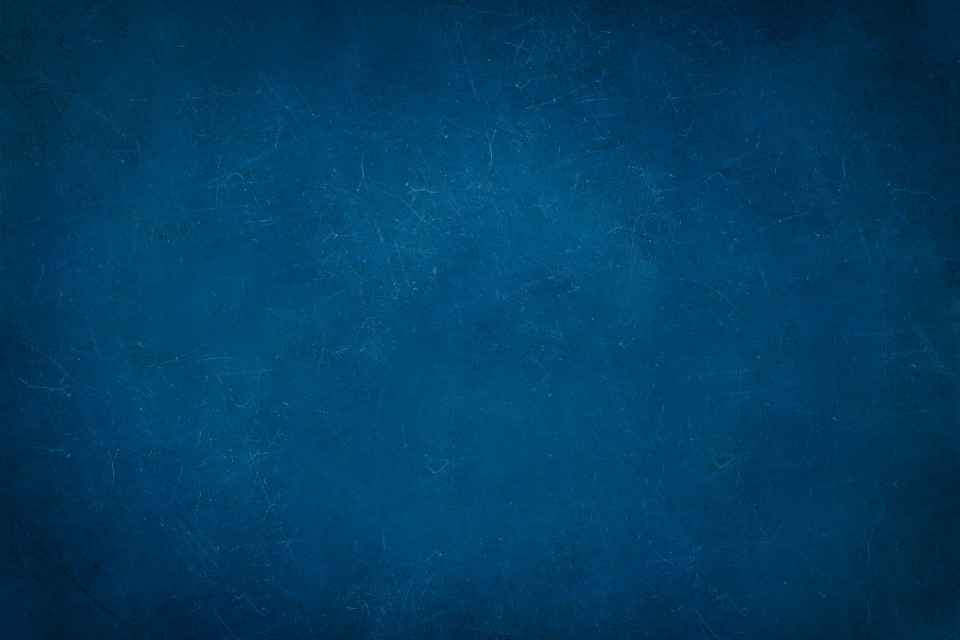
#> input picture samples/bg_blue.jpg, 1920 x 1280 px (shown at 1/2 size)
$ python cv_measure.py ../../samples/bg_blue.jpg   (older library calls are emulated)
#> lines starting #> are read from the running program, lines starting #| are printed output that depends on the picture
#!/usr/bin/env python3
"""Per-shot focus measurement for the video QC recipe.

focus_peak — how sharp the sharpest part of a shot is:
  sample up to 8 frames evenly (an image counts as one frame), resize to height 540,
  split each frame into a 6x10 grid, take the Laplacian variance of every cell,
  take each frame's 95th percentile, and report the median across frames.

Why the peak and not the whole-frame variance (2026-09-24, S measurement): a
shallow-depth close-up has a blurred background by design, so whole-frame variance
put healthy close-ups (44-68) level with blurred controls. The sharpest cells keep
them apart (healthy close-up 239-256 vs gblur=3 controls 36-208).

Output: one JSON line {"results": [{"path": ..., "focus_peak": number | null,
"frames": n, "face_frames": n, "face_center_x": number | null}]}.
A path that cannot be read yields null — "not measured", never 0.
"""
import json
import sys

import cv2
import numpy as np

FRAMES = 8
HEIGHT = 540
GRID_Y, GRID_X = 10, 6


def frames_of(path):
    image = cv2.imread(path)
    if image is not None:
        return [image]
    capture = cv2.VideoCapture(path)
    if not capture.isOpened():
        return []
    total = int(capture.get(cv2.CAP_PROP_FRAME_COUNT) or 0)
    total = total or 1
    picks = [int((i + 0.5) * total / FRAMES) for i in range(FRAMES)]
    frames = []
    for index in picks:
        capture.set(cv2.CAP_PROP_POS_FRAMES, index)
        ok, frame = capture.read()
        if ok and frame is not None:
            frames.append(frame)
    capture.release()
    return frames


def focus_peak(frames):
    # 🅢 프로토타입(~/tmp/cv-prototype/cv_focus.py)과 «같은 자» — 문턱(<100)이 이 자로 잰 값이다(2026-09-24 대조):
    #   컬러로 높이 540 에 맞춘 뒤 회색조 · 프레임 «전체»에 Laplacian · 세로 10 × 가로 6 칸 분산 ·
    #   프레임마다 95 백분위 → 프레임들의 중앙값. (첫 판은 칸마다 Laplacian · 6×10 · 모은 칸 한 번에 95% 라 값이 갈렸다.)
    peaks = []
    for frame in frames:
        height, width = frame.shape[:2]
        if height == 0 or width == 0:
            continue
        resized = cv2.resize(frame, (int(width * HEIGHT / height), HEIGHT))
        lap = cv2.Laplacian(cv2.cvtColor(resized, cv2.COLOR_BGR2GRAY), cv2.CV_64F)
        rows, cols = lap.shape
        tiles = [lap[y * rows // GRID_Y:(y + 1) * rows // GRID_Y, x * cols // GRID_X:(x + 1) * cols // GRID_X].var()
                 for y in range(GRID_Y) for x in range(GRID_X)]
        peaks.append(float(np.percentile(tiles, 95)))
    if not peaks:
        return None
    return float(np.median(peaks))


def face_center(frames, cascade):
    centers = []
    for frame in frames:
        height, width = frame.shape[:2]
        if height == 0 or width == 0:
            continue
        resized = cv2.resize(frame, (int(width * HEIGHT / height), HEIGHT))
        gray = cv2.cvtColor(resized, cv2.COLOR_BGR2GRAY)
        faces = cascade.detectMultiScale(gray, 1.1, 5, minSize=(40, 40))
        if len(faces):
            x, _, w, _ = max(faces, key=lambda face: face[2] * face[3])
            centers.append((x + w / 2) / gray.shape[1])
    return len(centers), float(np.median(centers)) if centers else None


def main(paths):
    cascade = cv2.CascadeClassifier(cv2.data.haarcascades + "haarcascade_frontalface_default.xml")
    results = []
    for path in paths:
        frames = frames_of(path)
#> in frames_of, image is the input picture: shape (1280, 1920, 3); mean B, G, R 99, 61.5, 1.6
#> frames = 1 item
        peak = focus_peak(frames) if frames else None
#> the loop in focus_peak, `for frame in frames:` made 1 pass
#> (height, width, rows, cols) on pass 1: (1280, 1920, 540, 810)
#> pass 1, in focus_peak, `resized = cv2.resize(frame, (int(width * HEIGHT / height), HEIGHT))`:
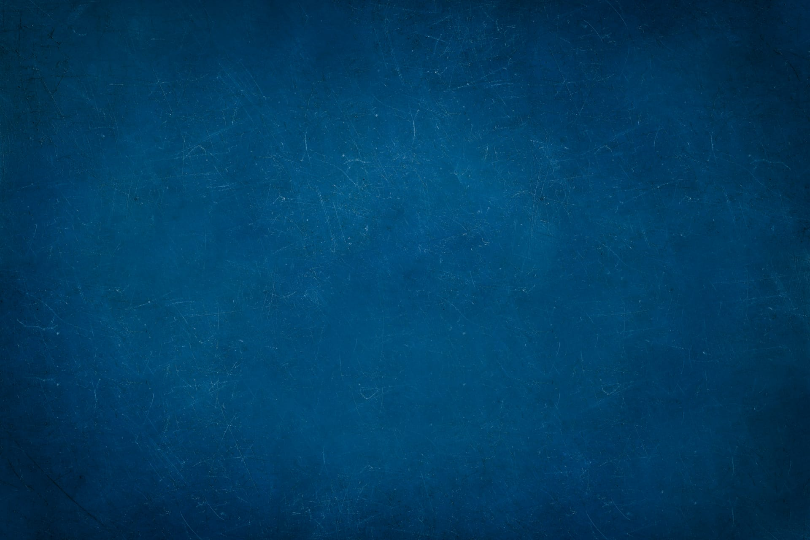
#> resized: shape (540, 810, 3); mean B, G, R 98.9, 61.4, 1.6
#> pass 1, in focus_peak, `lap = cv2.Laplacian(cv2.cvtColor(resized, cv2.COLOR_BGR2GRAY), cv2.CV_..`:
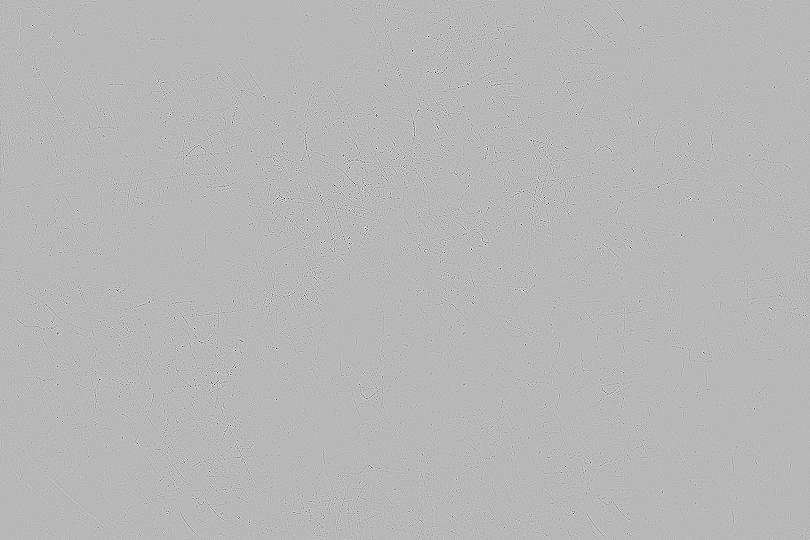
#> lap: shape (540, 810) float64; min -301, max 116, mean 0; drawn with min black and max white
#> after the loop in focus_peak, `for frame in frames:`: peaks = [273.7]
#> peak = 273.7
        face_frames, face_center_x = face_center(frames, cascade) if frames and not cascade.empty() else (0, None)
#> the loop in face_center, `for frame in frames:` made 1 pass
#> (height, width) on pass 1: (1280, 1920)
#> pass 1, in face_center, `gray = cv2.cvtColor(resized, cv2.COLOR_BGR2GRAY)`:
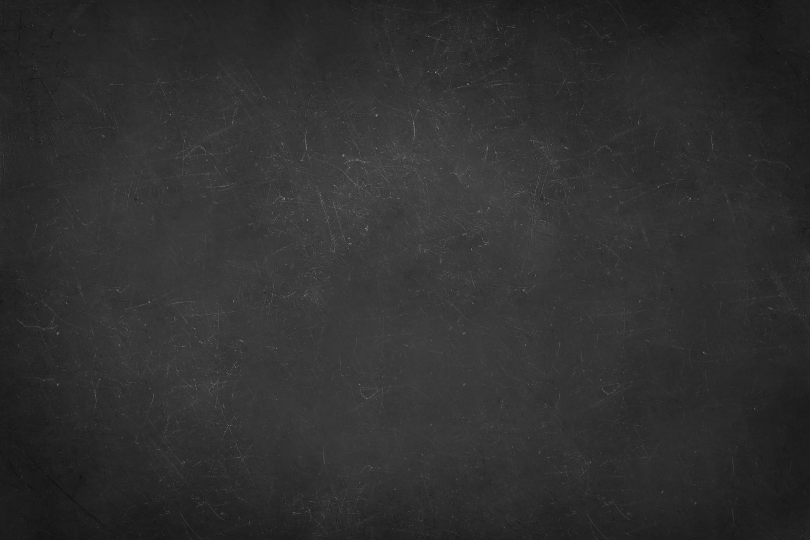
#> gray: shape (540, 810); min 13, max 146, mean 47.8
#> after the loop in face_center, `for frame in frames:`: centers = []
#> face_frames = 0
        results.append({"path": path, "focus_peak": None if peak is None else round(peak, 1),
                        "frames": len(frames), "face_frames": face_frames, "face_center_x": face_center_x})
    print(json.dumps({"results": results}))
#| {"results": [{"path": "../../samples/bg_blue.jpg", "focus_peak": 273.7, "frames": 1, "face_frames": 0, "face_center_x": null}]}


if __name__ == "__main__":
    main(sys.argv[1:])
